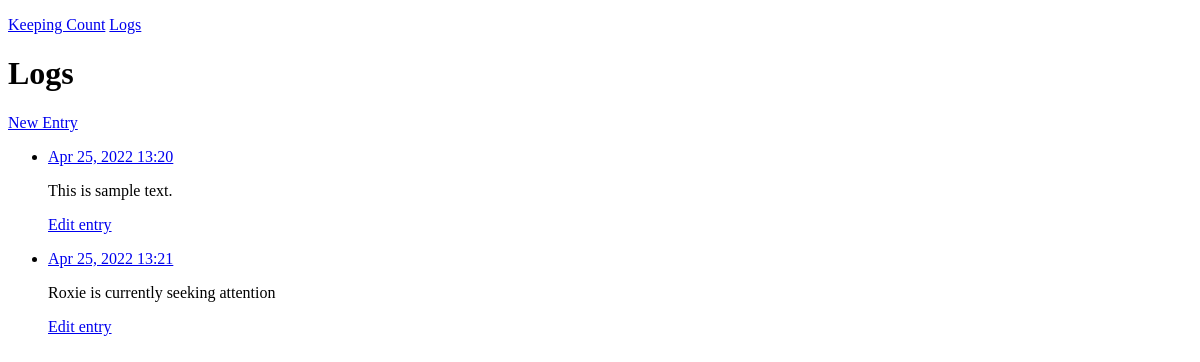
Before: /logs/ with the older database file.
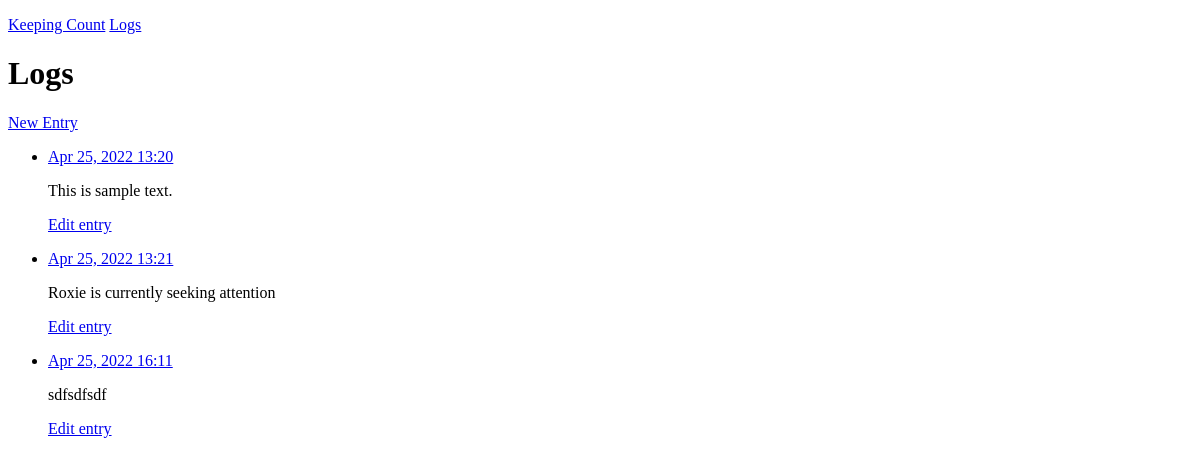
After: the same page with the newer database file.
### logs/models.py (models this page shows, shortened)
class Log(models.Model):
    text = models.TextField()
    date_added = models.DateTimeField(auto_now_add=True)
    date_updated = models.DateTimeField(auto_now=True)

### logs/views.py (the view)
# urls.py: path('', include('logs.urls'))
def logs(request):
    user_logs = Log.objects.order_by('date_added')
    context = {'logs': user_logs}
    return render(request, 'logs/logs.html', context)

### logs/templates/logs/logs.html
{% extends "logs/base.html" %}
{% block content %}
    <h1>Logs</h1>
    <p> <a href ="{% url 'logs:new_entry' %}">New Entry</a></p>
    <ul>
        {% for log in logs %}
            <li>
                <p><a href="{%url 'logs:log_entry' log.id %}">{{ log.date_added|date:'M d, Y H:i'}}</a> </p>
                <p>{{log.text|linebreaks }}</p>
                <p>
                    <a href="{% url 'logs:edit_entry' log.id%}">Edit entry</a>
                </p>
            </li>
        {% empty %}
            <li>No logs have been added yet.</li>
        {% endfor %}
    </ul>
{% endblock content %}

Changed rows visible on the page:
added Log: date_added "Apr 25, 2022 16:11", text "sdfsdfsdf"
